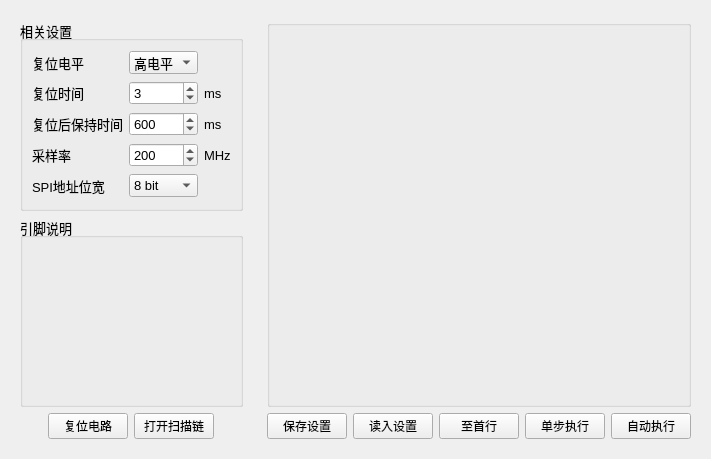
<?xml version="1.0" encoding="UTF-8"?>
<ui version="4.0">
 <class>FormRegAccess</class>
 <widget class="QWidget" name="FormRegAccess">
  <property name="geometry">
   <rect>
    <x>0</x>
    <y>0</y>
    <width>666</width>
    <height>459</height>
   </rect>
  </property>
  <property name="windowTitle">
   <string>Form</string>
  </property>
  <layout class="QHBoxLayout" name="horizontalLayout">
   <item>
    <widget class="QWidget" name="widget_3" native="true">
     <layout class="QGridLayout" name="gridLayout_2">
      <item row="2" column="1">
       <widget class="QPushButton" name="pushButtonResetCircuit">
        <property name="text">
         <string>复位电路</string>
        </property>
       </widget>
      </item>
      <item row="2" column="2">
       <widget class="QPushButton" name="pushButtonOpenScan">
        <property name="text">
         <string>打开扫描链</string>
        </property>
       </widget>
      </item>
      <item row="2" column="0">
       <spacer name="horizontalSpacer">
        <property name="orientation">
         <enum>Qt::Horizontal</enum>
        </property>
        <property name="sizeHint" stdset="0">
         <size>
          <width>40</width>
          <height>20</height>
         </size>
        </property>
       </spacer>
      </item>
      <item row="2" column="3">
       <spacer name="horizontalSpacer_2">
        <property name="orientation">
         <enum>Qt::Horizontal</enum>
        </property>
        <property name="sizeHint" stdset="0">
         <size>
          <width>40</width>
          <height>20</height>
         </size>
        </property>
       </spacer>
      </item>
      <item row="1" column="0" colspan="4">
       <widget class="QGroupBox" name="groupBox_2">
        <property name="font">
         <font>
          <family>Arial</family>
          <pointsize>10</pointsize>
         </font>
        </property>
        <property name="title">
         <string>引脚说明</string>
        </property>
       </widget>
      </item>
      <item row="0" column="0" colspan="4">
       <widget class="QGroupBox" name="groupBox">
        <property name="font">
         <font>
          <family>Arial</family>
          <pointsize>10</pointsize>
         </font>
        </property>
        <property name="title">
         <string>相关设置</string>
        </property>
        <layout class="QGridLayout" name="gridLayout">
         <item row="1" column="1">
          <widget class="QSpinBox" name="sbResetTime">
           <property name="maximum">
            <number>255</number>
           </property>
           <property name="value">
            <number>3</number>
           </property>
          </widget>
         </item>
         <item row="4" column="1">
          <widget class="QComboBox" name="cbSPIWidth">
           <item>
            <property name="text">
             <string>8 bit</string>
            </property>
           </item>
           <item>
            <property name="text">
             <string>16 bit</string>
            </property>
           </item>
          </widget>
         </item>
         <item row="1" column="2">
          <widget class="QLabel" name="label_4">
           <property name="sizePolicy">
            <sizepolicy hsizetype="Minimum" vsizetype="Preferred">
             <horstretch>0</horstretch>
             <verstretch>0</verstretch>
            </sizepolicy>
           </property>
           <property name="text">
            <string>ms</string>
           </property>
          </widget>
         </item>
         <item row="0" column="0">
          <widget class="QLabel" name="label">
           <property name="text">
            <string>复位电平</string>
           </property>
          </widget>
         </item>
         <item row="1" column="0">
          <widget class="QLabel" name="label_2">
           <property name="text">
            <string>复位时间</string>
           </property>
          </widget>
         </item>
         <item row="2" column="1">
          <widget class="QSpinBox" name="sbResetDelay">
           <property name="maximum">
            <number>2000</number>
           </property>
           <property name="value">
            <number>600</number>
           </property>
          </widget>
         </item>
         <item row="2" column="2">
          <widget class="QLabel" name="label_5">
           <property name="sizePolicy">
            <sizepolicy hsizetype="Minimum" vsizetype="Preferred">
             <horstretch>0</horstretch>
             <verstretch>0</verstretch>
            </sizepolicy>
           </property>
           <property name="text">
            <string>ms</string>
           </property>
          </widget>
         </item>
         <item row="2" column="0">
          <widget class="QLabel" name="label_6">
           <property name="text">
            <string>复位后保持时间</string>
           </property>
          </widget>
         </item>
         <item row="4" column="0">
          <widget class="QLabel" name="label_8">
           <property name="text">
            <string>SPI地址位宽</string>
           </property>
          </widget>
         </item>
         <item row="0" column="1">
          <widget class="QComboBox" name="cbResetLevel">
           <item>
            <property name="text">
             <string>高电平</string>
            </property>
           </item>
           <item>
            <property name="text">
             <string>低电平</string>
            </property>
           </item>
          </widget>
         </item>
         <item row="3" column="0">
          <widget class="QLabel" name="label_9">
           <property name="text">
            <string>采样率</string>
           </property>
          </widget>
         </item>
         <item row="3" column="1">
          <widget class="QSpinBox" name="sbSampleRate">
           <property name="minimum">
            <number>1</number>
           </property>
           <property name="maximum">
            <number>300</number>
           </property>
           <property name="singleStep">
            <number>10</number>
           </property>
           <property name="value">
            <number>200</number>
           </property>
          </widget>
         </item>
         <item row="3" column="2">
          <widget class="QLabel" name="label_7">
           <property name="sizePolicy">
            <sizepolicy hsizetype="Minimum" vsizetype="Preferred">
             <horstretch>0</horstretch>
             <verstretch>0</verstretch>
            </sizepolicy>
           </property>
           <property name="text">
            <string>MHz</string>
           </property>
          </widget>
         </item>
        </layout>
       </widget>
      </item>
     </layout>
    </widget>
   </item>
   <item>
    <widget class="QWidget" name="widget" native="true">
     <layout class="QGridLayout" name="gridLayout_3">
      <item row="1" column="0">
       <widget class="QPushButton" name="pushButton_3">
        <property name="text">
         <string>保存设置</string>
        </property>
       </widget>
      </item>
      <item row="1" column="1">
       <widget class="QPushButton" name="pushButton_4">
        <property name="text">
         <string>读入设置</string>
        </property>
       </widget>
      </item>
      <item row="1" column="2">
       <widget class="QPushButton" name="pushButton_5">
        <property name="text">
         <string>至首行</string>
        </property>
       </widget>
      </item>
      <item row="1" column="3">
       <widget class="QPushButton" name="pushButton_6">
        <property name="text">
         <string>单步执行</string>
        </property>
       </widget>
      </item>
      <item row="1" column="4">
       <widget class="QPushButton" name="pushButtonAutoExec">
        <property name="text">
         <string>自动执行</string>
        </property>
       </widget>
      </item>
      <item row="0" column="0" colspan="5">
       <widget class="QGroupBox" name="groupBoxRegAcessItems">
        <property name="title">
         <string/>
        </property>
       </widget>
      </item>
     </layout>
    </widget>
   </item>
  </layout>
 </widget>
 <resources/>
 <connections/>
</ui>
